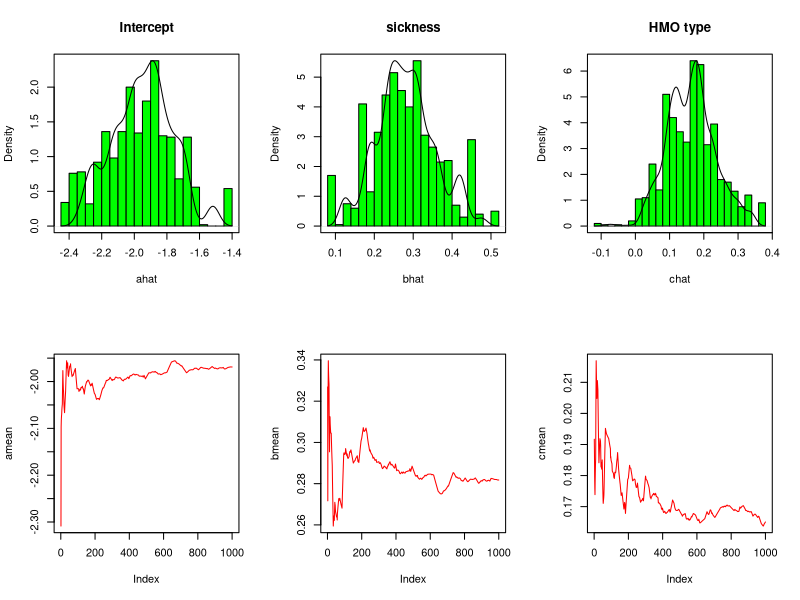

The R script that drew this image:
#> source("c:/WorkTransfer/CDCcourse/Labs/MHLogistic.txt",print.eval=TRUE)#
#This analyzes the health policy data#
logdata<-read.table("LogisticData.txt",header=T)
np<-logdata[,2];met<-logdata[,3];erodd<-logdata[,5]
#Get MLEs, set up densities#
summary(glm(erodd~met+np, family=binomial(link=logit)))
#2007-01-27 Yu Huang all probability functions are logged.

loglike <- function(a,b,c)sum(erodd*(a+b*met+c*np)-log(1+exp(a+b*met+c*np)))
am<--1.97392;as<- 0.22109;
bm<- 0.28438;bs<-0.09270;
cm<- 0.16221;cs<-0.07971 ;
dcand<-function(a,b,c)dnorm(a,am,as,log=TRUE)+dnorm(b,bm,bs,log=TRUE)+dnorm(c,cm,cs,log=TRUE)
nsim<-1000;ahat<-array(0,dim=c(nsim,1));bhat<-array(0,dim=c(nsim,1));
chat<-array(0,dim=c(nsim,1));
ahat[1]<-rnorm(1,mean=am,sd=as);bhat[1]<-rnorm(1,bm,bs);chat[1]<-rnorm(1,cm,cs)
for (j in 2:nsim)  {
a0<-ahat[j-1];b0<-bhat[j-1];c0<-chat[j-1];
acand<-rnorm(1,mean=am,sd=as);bcand<-rnorm(1,bm,bs);ccand<-rnorm(1,cm,cs)
test<- min(exp(loglike(acand,bcand,ccand)-loglike(a0,b0,c0)+dcand(a0,b0,c0)-dcand(acand,bcand,ccand)),1);
rho<-(runif(1)<test);
ahat[j]<-acand*rho+ahat[j-1]*(1-rho);
bhat[j]<-bcand*rho+bhat[j-1]*(1-rho);
chat[j]<-ccand*rho+chat[j-1]*(1-rho);
}
den<-1:(nsim)
par(mfrow=c(2,3))
hist(ahat,main="Intercept",freq=F,col="green",breaks=30)
par(new=T)
plot(density(ahat),main="",xlab="",ylab="",xaxt="n",yaxt="n")
hist(bhat,main="sickness",freq=F,col="green",breaks=30)
par(new=T)
plot(density(bhat),main="",xlab="",ylab="",xaxt="n",yaxt="n")
hist(chat,main="HMO type",freq=F,col="green",breaks=30)
par(new=T)
plot(density(chat),main="",xlab="",ylab="",xaxt="n",yaxt="n")
amean<-cumsum(ahat)/den;plot(amean,type="l",col="red")
bmean<-cumsum(bhat)/den;plot(bmean,type="l",col="red")
cmean<-cumsum(chat)/den;plot(cmean,type="l",col="red")